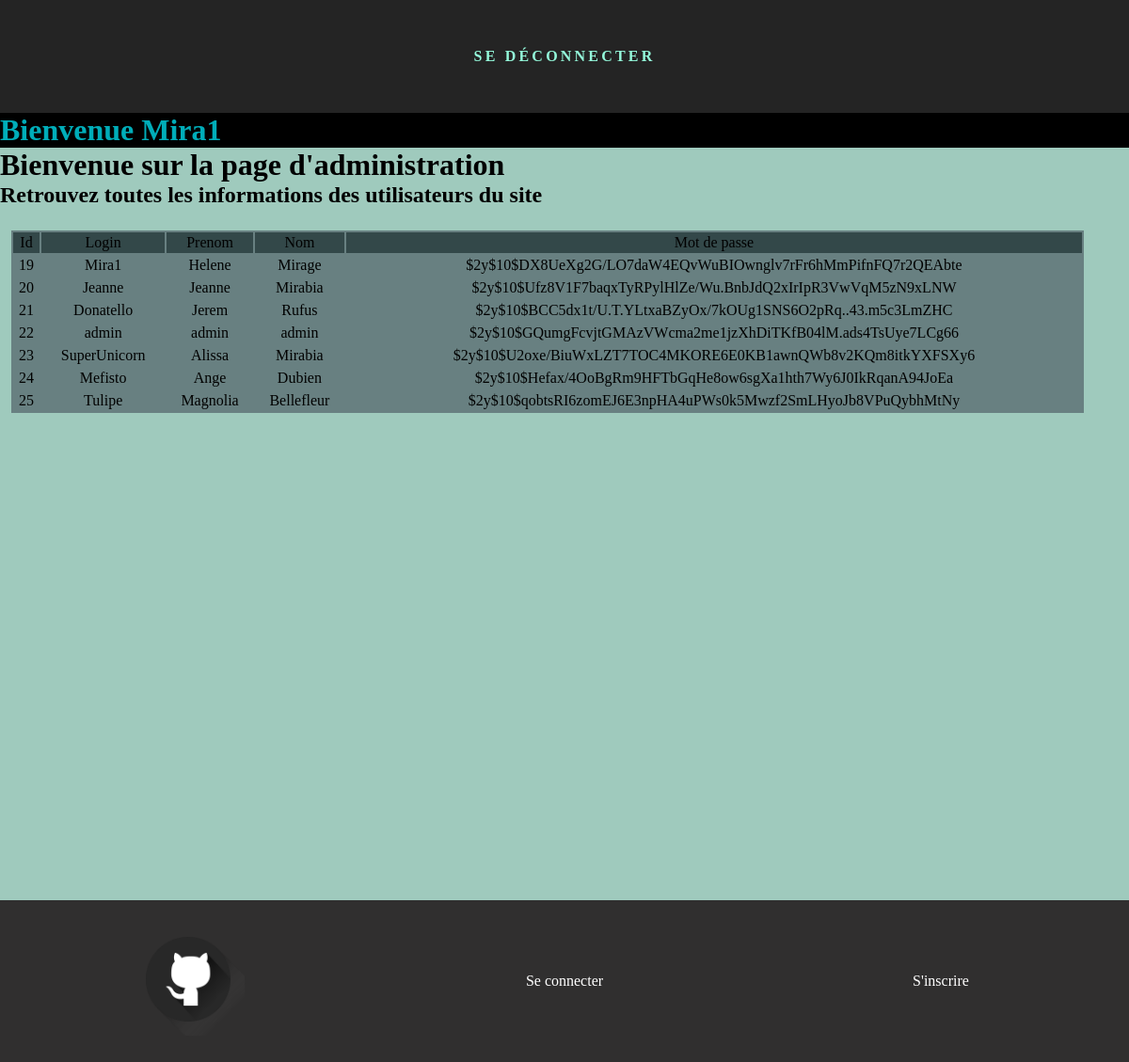
Screenshot of /admin.php (signed in) with the database file from the repository.
### tables this page shows
CREATE TABLE `utilisateurs` (
  `id` int(11) NOT NULL,
  `login` varchar(255) NOT NULL,
  `prenom` varchar(255) NOT NULL,
  `nom` varchar(255) NOT NULL,
  `password` varchar(255) NOT NULL
);

### admin.php (the view, shortened to what this page needs)
<?php session_start();
     include 'db-connect.php';
     $request=$mysqli->query("SELECT * FROM utilisateurs");
     $result_fetch_all = $request->fetch_all();
?>
<head>
    <link rel="stylesheet" type="text/css"
        href="style2.css" />
</head>
<body>
<header>
    <nav>
        <ul class="navigationList">
            <li><a href="index.php">Se déconnecter</a></li>
        </ul>
    </nav>
</header>
<div id=welcome>
        <h1>Bienvenue <?php echo $_SESSION['login'] ?></h1>
    </div>
<div id="content">
    <h1> Bienvenue sur la page d'administration </h1>
    <h2>Retrouvez toutes les informations des utilisateurs du site</h2>
        <table>
                <thead>
                    <tr>
                        <td>Id</td>
                        <td>Login</td>
                        <td>Prenom</td>
                        <td>Nom</td>
                        <td>Mot de passe</td>
                    </tr>
                </thead>
                <tbody>
                <?php
                    foreach($result_fetch_all as $ligne){
                    echo "<tr>";
                        foreach($ligne as $valeur){
                        echo "<td>";
                        echo $valeur;
                        echo "</td>";
                        }
                    echo "</tr>";
                    }
                ?>
            </tbody>
        </table>
</div>
    <footer>
                <ul>
                    <li><a href="https://github.com/morgane-marechal/module-connexion" target="_blank" ><img class="logo" src="github-noir.png" alt="github"></a></li>
                    <li><a href="connexion.php">Se connecter</a></li>
                    <li><a href="inscription.php">S'inscrire</a></li>
                </ul>
    </footer>
</body>

### style2.css (style rules this page uses)
* { margin: 0; padding: 0; box-sizing: border-box; }
body { padding:1%,1%,1%,1%; height:100%; background-color: #9fcabd; }
#content { background-color: #9fcabd; height:100%; }
.navigationList { width: 100%; display: flex; flex-direction: row; height: 120px; background-color: #242424; justify-content: center; align-items: center; }
ul li { width: 100%; text-align: center; justify-content: center; list-style-type: none; }
.navigationList li a { color: #94fadb; font-weight: bold; text-decoration: none; text-transform: uppercase; letter-spacing: 0.2em; }
#welcome { color:#00adb9; background-color: black; }
footer ul li a { width: 100%; text-align: center; justify-content: center; list-style-type: none; text-decoration: none; color:white; }
footer ul { display: flex; background-color: #302f2f; justify-content: space-around; align-items: center; padding-top: 2%; padding-bottom: 2%; max-height: 100%; }
table { width:95%; align-items:center; margin: 2%1%1%1%; background-color: #688081; }
thead { background-color: #334849; }
td { text-align: center; padding:2px; }
.logo { width:30%; }

### rows the page displays
utilisateurs: id "19", login "Mira1", prenom "Helene", nom "Mirage", password "$2y$10$DX8UeXg2G/LO7daW4EQvWuBIOwnglv7rFr6hMmPifnFQ7r2QEAbte"
utilisateurs: id "20", valeur "Jeanne", nom "Mirabia", password "$2y$10$Ufz8V1F7baqxTyRPylHlZe/Wu.BnbJdQ2xIrIpR3VwVqM5zN9xLNW"
utilisateurs: id "21", login "Donatello", prenom "Jerem", nom "Rufus", password "$2y$10$BCC5dx1t/U.T.YLtxaBZyOx/7kOUg1SNS6O2pRq..43.m5c3LmZHC"
utilisateurs: id "22", valeur "admin", password "$2y$10$GQumgFcvjtGMAzVWcma2me1jzXhDiTKfB04lM.ads4TsUye7LCg66"
utilisateurs: id "23", login "SuperUnicorn", prenom "Alissa", nom "Mirabia", password "$2y$10$U2oxe/BiuWxLZT7TOC4MKORE6E0KB1awnQWb8v2KQm8itkYXFSXy6"
utilisateurs: id "24", login "Mefisto", prenom "Ange", nom "Dubien", password "$2y$10$Hefax/4OoBgRm9HFTbGqHe8ow6sgXa1hth7Wy6J0IkRqanA94JoEa"
utilisateurs: id "25", login "Tulipe", prenom "Magnolia", nom "Bellefleur", password "$2y$10$qobtsRI6zomEJ6E3npHA4uPWs0k5Mwzf2SmLHyoJb8VPuQybhMtNy"

### other values shown
$_SESSION['login'] "Mira1"
